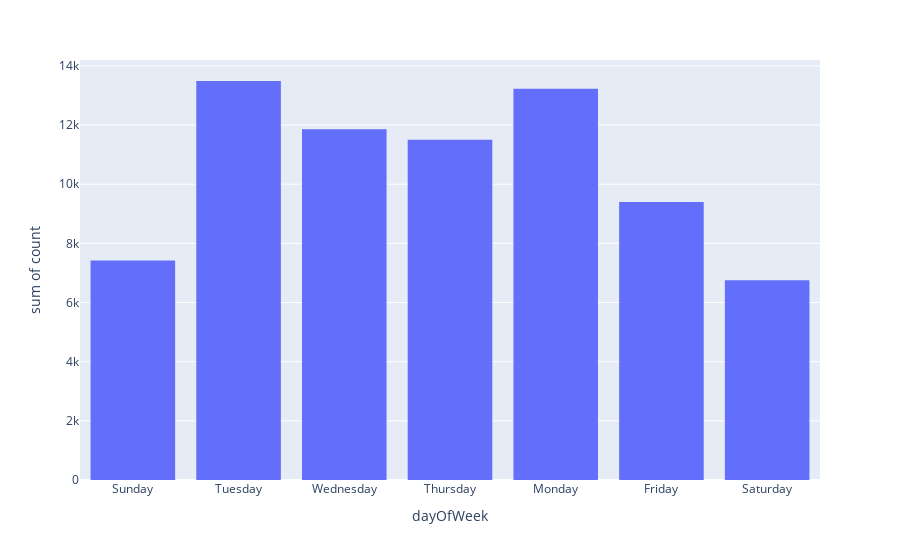

This figure's notebook cell:
### Code cell
import pandas as pd
import plotly.express as px
from datetime import datetime

pipeline = [
    {"$unwind": "$content"},
    {"$group": {
        "_id": {"$isoDayOfWeek": {"$toDate": "$content.created_at"}},
        "count": {"$sum": 1}
    }}
]

result = list(forum_collection.aggregate(pipeline))

# Convertir les nombres de jour en noms et les dates en objets datetime
days = ['Monday', 'Tuesday', 'Wednesday', 'Thursday', 'Friday', 'Saturday', 'Sunday']
result = [{"dayOfWeek": days[x['_id']-1], "count": x['count'], "date": datetime(2022, 1, x['_id'])} for x in result]

df = pd.DataFrame(result)

fig = px.histogram(df, x='dayOfWeek', y='count', nbins=len(df['dayOfWeek']))
fig.show()

### Figure 1 — Plotly figure (JSON) as saved in the notebook; plotly's stock layout.template omitted (floating-point values rounded to 4 significant figures)
{"data": [{"alignmentgroup": "True", "bingroup": "x", "histfunc": "sum", "hovertemplate": "dayOfWeek=%{x}<br>sum of count=%{y}<extra></extra>", "legendgroup": "", "marker": {"color": "#636efa", "pattern": {"shape": ""}}, "name": "", "nbinsx": 7, "offsetgroup": "", "orientation": "v", "showlegend": false, "type": "histogram", "x": ["Sunday", "Tuesday", "Wednesday", "Thursday", "Monday", "Friday", "Saturday"], "xaxis": "x", "y": [7423, 13488, 11854, 11505, 13228, 9396, 6752], "yaxis": "y"}], "layout": {"barmode": "relative", "legend": {"tracegroupgap": 0}, "margin": {"t": 60}, "xaxis": {"anchor": "y", "domain": [0, 1], "title": {"text": "dayOfWeek"}}, "yaxis": {"anchor": "x", "domain": [0, 1], "title": {"text": "sum of count"}}}}
